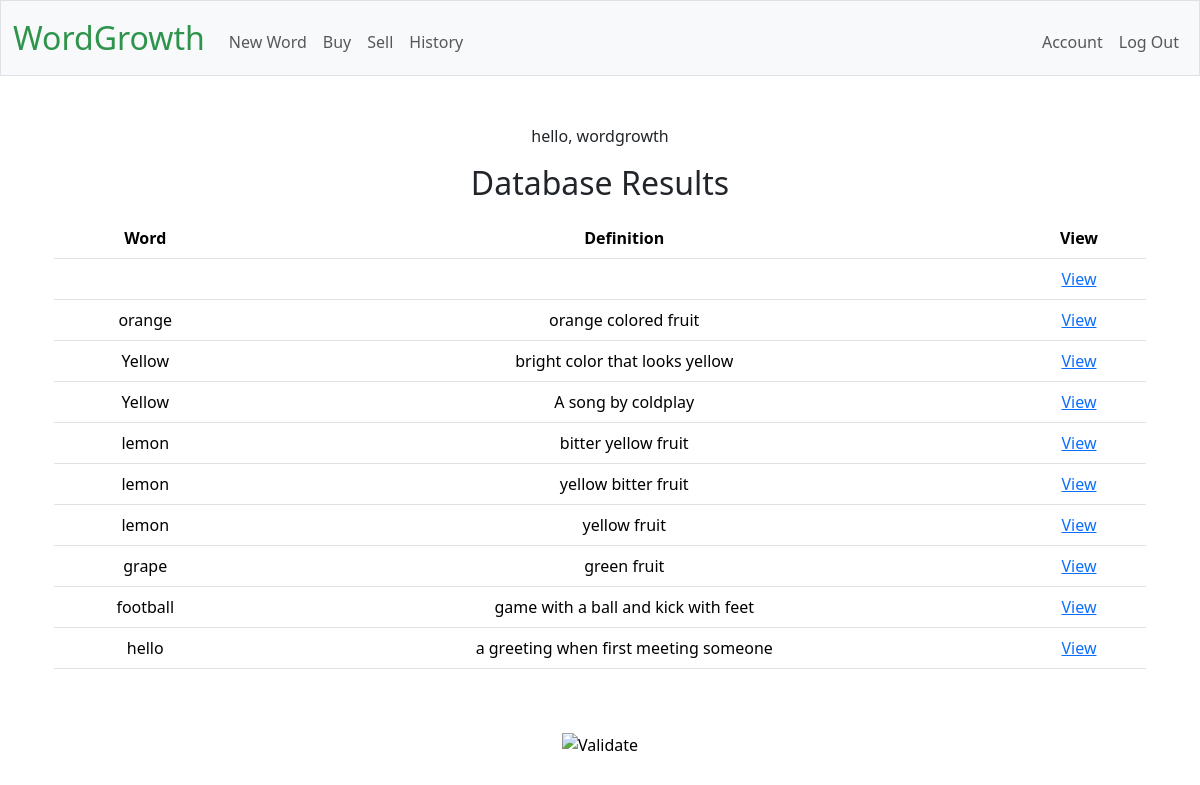
Screenshot of / (signed in) with the database file from the repository.
### tables this page shows
CREATE TABLE "vocabulary" (id INTEGER PRIMARY KEY AUTOINCREMENT, user_id INTEGER, word TEXT NOT NULL, definition TEXT, notes TEXT, example_sentence TEXT, example_media TEXT, FOREIGN KEY (user_id) REFERENCES users(id));

### app.py (the view)
@app.route("/")
def show_words():
    conn = get_db_connection()
    cursor = conn.cursor()
    if not session.get("user_id"):
        return redirect(url_for("login"))
    else:
        cursor.execute(
            "SELECT * FROM vocabulary WHERE user_id = ?", [session['user_id']]
            )
        conn.commit()
        rows = cursor.fetchall()
        return render_template("index.html", rows=rows)

### app.py (called while the page is built)
@app.teardown_appcontext
def close_db_connection(exception):
    db = g.pop('db', None)
    if db is not None:
        db.close()

### helpers.py (called while the page is built)
def get_db_connection():
    if 'db' not in g:
        g.db = sqlite3.connect(DATABASE)
        g.db.execute("PRAGMA foreign_keys = ON")  # Enables foreign key checks
        g.db.row_factory = sqlite3.Row # enables dictionaries to be returned not just tuples
    return g.db

### templates/index.html
{% extends "layout.html" %}
{% block main %}
    <p>hello, wordgrowth</p>
    <h2>Database Results</h2>
    <div class="container mt-3">
        <table class="table">
            <thead>
            <tr>
                <th>Word</th>
                <th>Definition</th>
                <th>View</th>
            </tr>
            </thead>
            <tbody>
                {% for row in rows %}
            <tr>
                <td>{{ row["word"] }}</td>
                <td>{{ row["definition"] }}</td>
                <td><a href="{{ url_for('word_view', word_id=row['id']) }}">View</a></td>
            </tr>
                {% endfor %}
            </tbody>
        </table>
    </div>
{% endblock %}

### rows the page displays
vocabulary: word "orange", definition "orange colored fruit"
vocabulary: word "Yellow", definition "bright color that looks yellow"
vocabulary: word "Yellow", definition "A song by coldplay"
vocabulary: word "lemon", definition "bitter yellow fruit"
vocabulary: word "lemon", definition "yellow bitter fruit"
vocabulary: word "lemon", definition "yellow fruit"
vocabulary: word "grape", definition "green fruit"
vocabulary: word "football", definition "game with a ball and kick with feet"
vocabulary: word "hello", definition "a greeting when first meeting someone"
